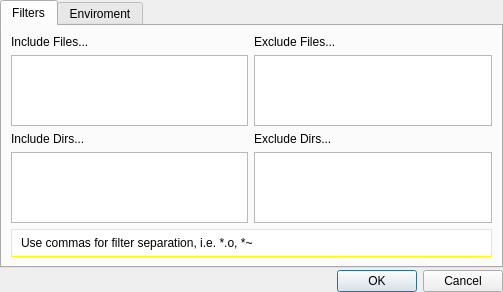
<?xml version="1.0" encoding="UTF-8"?>
<ui version="4.0">
 <class>FSSettingsDialog</class>
 <widget class="QDialog" name="FSSettingsDialog">
  <property name="geometry">
   <rect>
    <x>0</x>
    <y>0</y>
    <width>503</width>
    <height>291</height>
   </rect>
  </property>
  <property name="windowTitle">
   <string>File System Panel Settings</string>
  </property>
  <layout class="QVBoxLayout" name="verticalLayout">
   <property name="spacing">
    <number>2</number>
   </property>
   <property name="margin">
    <number>0</number>
   </property>
   <item>
    <widget class="QTabWidget" name="tabWidget">
     <property name="currentIndex">
      <number>0</number>
     </property>
     <widget class="QWidget" name="tabFilters">
      <attribute name="title">
       <string>Filters</string>
      </attribute>
      <layout class="QGridLayout" name="gridLayout">
       <item row="0" column="0">
        <widget class="QLabel" name="label">
         <property name="text">
          <string>Include Files...</string>
         </property>
        </widget>
       </item>
       <item row="0" column="1">
        <widget class="QLabel" name="label_2">
         <property name="text">
          <string>Exclude Files...</string>
         </property>
        </widget>
       </item>
       <item row="1" column="0">
        <widget class="QTextEdit" name="texteditIncludeFiles"/>
       </item>
       <item row="1" column="1">
        <widget class="QTextEdit" name="texteditExcludeFiles"/>
       </item>
       <item row="2" column="0">
        <widget class="QLabel" name="label_3">
         <property name="text">
          <string>Include Dirs...</string>
         </property>
        </widget>
       </item>
       <item row="2" column="1">
        <widget class="QLabel" name="label_4">
         <property name="text">
          <string>Exclude Dirs...</string>
         </property>
        </widget>
       </item>
       <item row="3" column="0">
        <widget class="QTextEdit" name="texteditIncludeDirs"/>
       </item>
       <item row="3" column="1">
        <widget class="QTextEdit" name="texteditExcludeDirs"/>
       </item>
       <item row="4" column="0" colspan="2">
        <widget class="QLabel" name="label_5">
         <property name="styleSheet">
          <string notr="true">QLabel {
	border: 1px solid yellow;
	background: white;
	padding: 6px;
}</string>
         </property>
         <property name="text">
          <string>Use commas for filter separation, i.e. *.o, *~</string>
         </property>
        </widget>
       </item>
      </layout>
     </widget>
     <widget class="QWidget" name="tabEnviroment">
      <attribute name="title">
       <string>Enviroment</string>
      </attribute>
      <layout class="QVBoxLayout" name="verticalLayout_2">
       <item>
        <widget class="QTableView" name="tableView"/>
       </item>
      </layout>
     </widget>
    </widget>
   </item>
   <item>
    <widget class="QDialogButtonBox" name="buttonBox">
     <property name="orientation">
      <enum>Qt::Horizontal</enum>
     </property>
     <property name="standardButtons">
      <set>QDialogButtonBox::Cancel|QDialogButtonBox::Ok</set>
     </property>
    </widget>
   </item>
  </layout>
 </widget>
 <resources/>
 <connections>
  <connection>
   <sender>buttonBox</sender>
   <signal>accepted()</signal>
   <receiver>FSSettingsDialog</receiver>
   <slot>accept()</slot>
   <hints>
    <hint type="sourcelabel">
     <x>248</x>
     <y>254</y>
    </hint>
    <hint type="destinationlabel">
     <x>157</x>
     <y>274</y>
    </hint>
   </hints>
  </connection>
  <connection>
   <sender>buttonBox</sender>
   <signal>rejected()</signal>
   <receiver>FSSettingsDialog</receiver>
   <slot>reject()</slot>
   <hints>
    <hint type="sourcelabel">
     <x>316</x>
     <y>260</y>
    </hint>
    <hint type="destinationlabel">
     <x>286</x>
     <y>274</y>
    </hint>
   </hints>
  </connection>
 </connections>
</ui>
